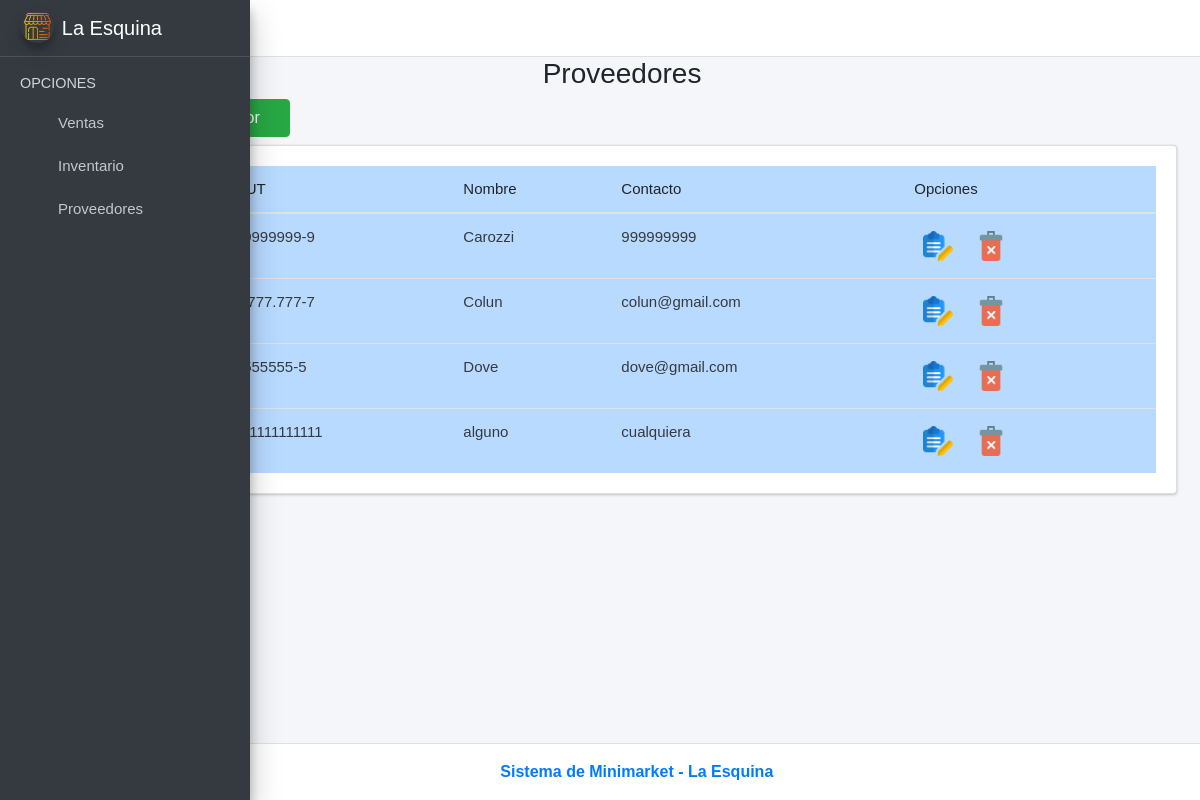
Screenshot of /proveedores/ with the database file from the repository.
### ventas/models.py (models this page shows, shortened)
class proveedor(models.Model):
    id_proveedor = models.AutoField(primary_key=True)
    rut = models.CharField(max_length=12)
    nombre_proveedor = models.CharField(max_length=100)
    contacto = models.CharField(max_length=100)

### ventas/views.py (the view)
# urls.py: path('proveedores/', views.proveedores_view, name='Proveedores'),
def proveedores_view(request):
    Proveedor = proveedor.objects.all()
    form_personal = AddProveedorForm()
    form_editar = EditProveedorForm()
    context = {
        'proveedor': Proveedor,
        'form_personal': form_personal,
        'form_editar': form_editar
    }
    return render(request, 'proveedores.html',context)

### ventas/templates/proveedores.html (shortened to what this page needs)
{% extends "base.html" %}
{% load static %}
{% load widget_tweaks %}
{% block content %}
<link rel="stylesheet" href="{% static 'index/css/b4.css' %}">
<div class="row">
    <div class="col-md-12">
        <h3 class="text-center">Proveedores   <i class="fas fa-users"></i></h3>
        <div class="col-md-3 pb-2">
            <a href="#AgregarPersonalModal"
                data-toggle="modal" data-dismiss="modal">
                <button type="button" class="btn btn-success">
                    <i class="fas fa-plus-circle"></i>
                </button>
            </a>
        </div>
        <div class="card card-body" style="overflow:scroll">
            <table class="table table-hover table-primary" id="myTable">
                <thead>
                    <tr>
                        <th># ID</th>
                        <th>RUT</th>
                        <th>Nombre</th>
                        <th>Contacto</th>
                        <th>Opciones</th>
                    </tr>
                </thead>
                <tbody class="text-dark">
                    {% for i in proveedor %}
                    <tr>
                        <td>{{i.id_proveedor}}</td>
                        <td>{{i.rut}}</td>
                        <td>{{i.nombre_proveedor}}</td>
                        <td>{{i.contacto}}</td>
                        <td>
                            <button onclick="editarPersonal('{{i.id_proveedor}}', '{{i.rut}}', '{{i.nombre_proveedor}}', '{{i.contacto}}',)" class="btn btn-dark-outline btn-sm" data-toggle="modal"
                                href="#EditarPersonalModal"><img src="{% static 'index/img/editar.png' %}" alt="Error"
                                    width="30"></button>
                            <button onclick="eliminarPersonal('{{i.id_proveedor}}')" class="btn btn-dark-outline btn-sm"
                                data-toggle="modal" href="#EliminarPersonalModal"><img
                                    src="{% static 'index/img/delete.png' %}" alt="Error" width="30"></button>
                        </td>
                    </tr>
                    {% endfor %}
                </tbody>
            </table>
        </div>
    </div>
</div>
{% endblock %}

### ventas/static/index/css/main.css (style rules this page uses)
table, th, td { font-weight: 100; font-size:15px; }
body { font-family: Arial, Helvetica, sans-serif !important; }

### rows the page displays
proveedor: rut "99999999-9", nombre_proveedor "Carozzi", contacto "999999999"
proveedor: rut "7.777.777-7", nombre_proveedor "Colun", contacto "colun@gmail.com"
proveedor: rut "5555555-5", nombre_proveedor "Dove", contacto "dove@gmail.com"
proveedor: rut "111111111111", nombre_proveedor "alguno", contacto "cualquiera"
